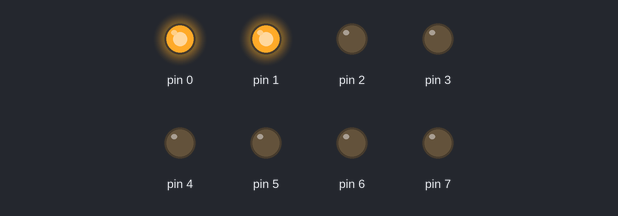
The sketch below on a simulated Arduino Uno, built with avr-gcc and run on an emulated ATmega328P. Parts: output pins drawn as LEDs (lit = HIGH).

Above: at 0.5 s.
At 2.0 s:
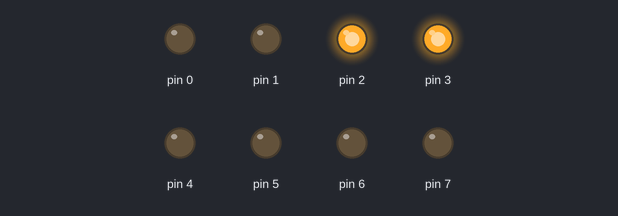
At 3.5 s:
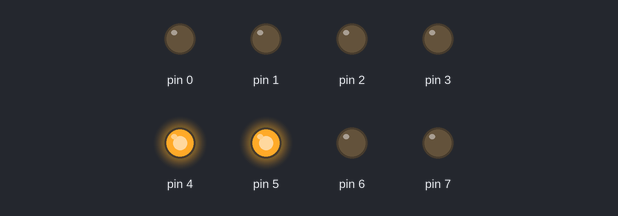
At 5.0 s:
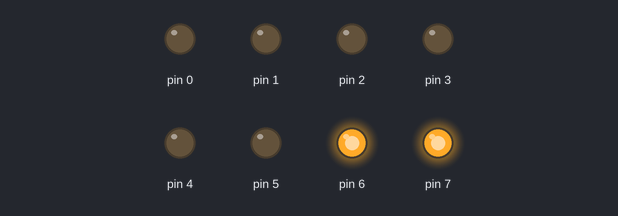
At 7.2 s:
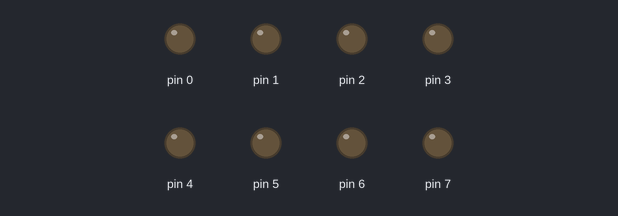
Timing chart, 0 to 7.8 s (numbered marks = the images above):
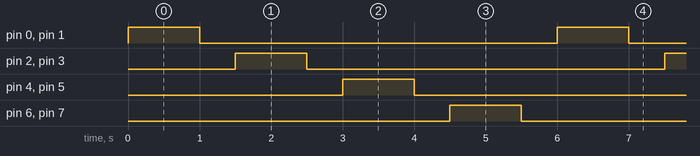

The sketch:

led.c.ino
```cpp
int i;
void setup()
{
  pinMode(0, OUTPUT);
  pinMode(1, OUTPUT);
  pinMode(2, OUTPUT);
  pinMode(3, OUTPUT);
  pinMode(4, OUTPUT);
  pinMode(5, OUTPUT);
  pinMode(6, OUTPUT);
  pinMode(7, OUTPUT);

}

void loop()
{
  for(i=0;i<8;i=i+2)
  {
  digitalWrite(i, HIGH);
  digitalWrite(i+1, HIGH);
  delay(1000); // Wait for 1000 millisecond(s)
  digitalWrite(i,LOW);
  digitalWrite(i+1,LOW);
  delay(500); // Wait for 1000 millisecond(s)
  }
}
```

Measured:
- by itself, pin 0–7: alternates HIGH for 1.0 s and LOW for 5.0 s
- by itself, everything shown: repeats every 6.0 s, in 8 steps
